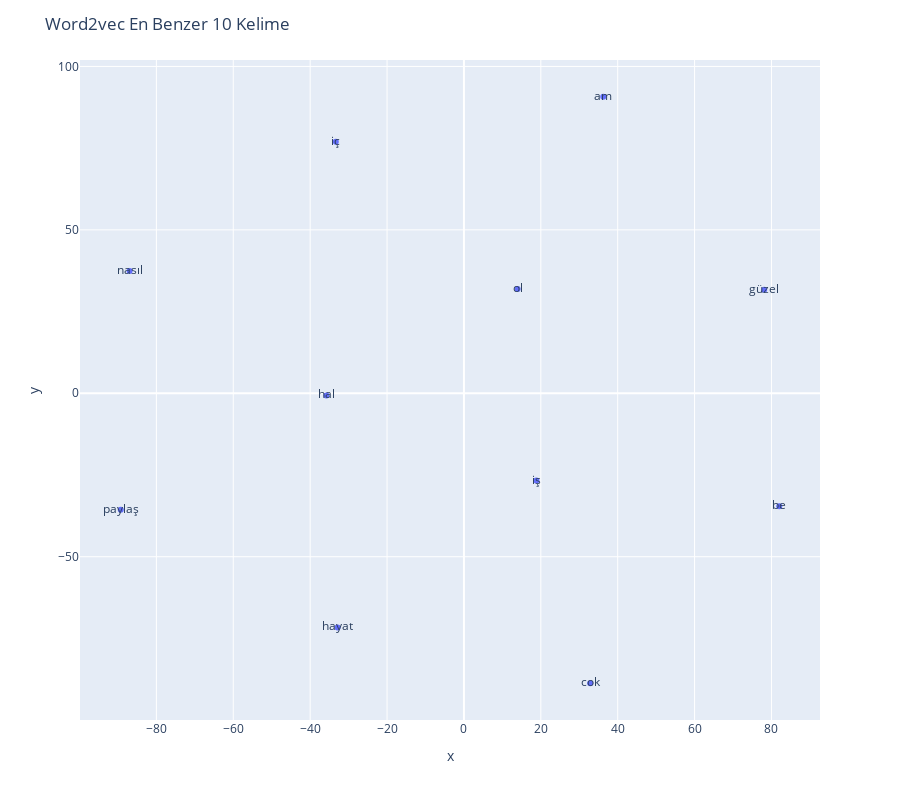

Here is the notebook cell this chart was saved with:
### Code cell
fig=px.scatter(x=x_cords.tolist(),y=y_cords.tolist(),text=word_labels,size_max=100)
fig.update_layout(height=800,title_text="Word2vec En Benzer 10 Kelime")
fig.show()
#adım1 sonu

### Figure 1 — Plotly figure (JSON) as saved in the notebook; plotly's stock layout.template omitted (floating-point values rounded to 4 significant figures)
{"data": [{"hovertemplate": "x=%{x}<br>y=%{y}<br>text=%{text}<extra></extra>", "legendgroup": "", "marker": {"color": "#636efa", "symbol": "circle"}, "mode": "markers+text", "name": "", "orientation": "v", "showlegend": false, "text": ["hayat", "güzel", "paylaş", "be", "ol", "iş", "iç", "hal", "am", "cok", "nasıl"], "type": "scatter", "x": [-32.87, 78.1, -89.27, 82.02, 13.96, 18.84, -33.33, -35.77, 36.24, 32.83, -86.96], "xaxis": "x", "y": [-71.62, 31.66, -35.64, -34.52, 31.89, -26.71, 76.97, -0.6386, 90.73, -88.71, 37.39], "yaxis": "y"}], "layout": {"height": 800, "legend": {"tracegroupgap": 0}, "margin": {"t": 60}, "title": {"text": "Word2vec En Benzer 10 Kelime"}, "xaxis": {"anchor": "y", "domain": [0, 1], "title": {"text": "x"}}, "yaxis": {"anchor": "x", "domain": [0, 1], "title": {"text": "y"}}}}
